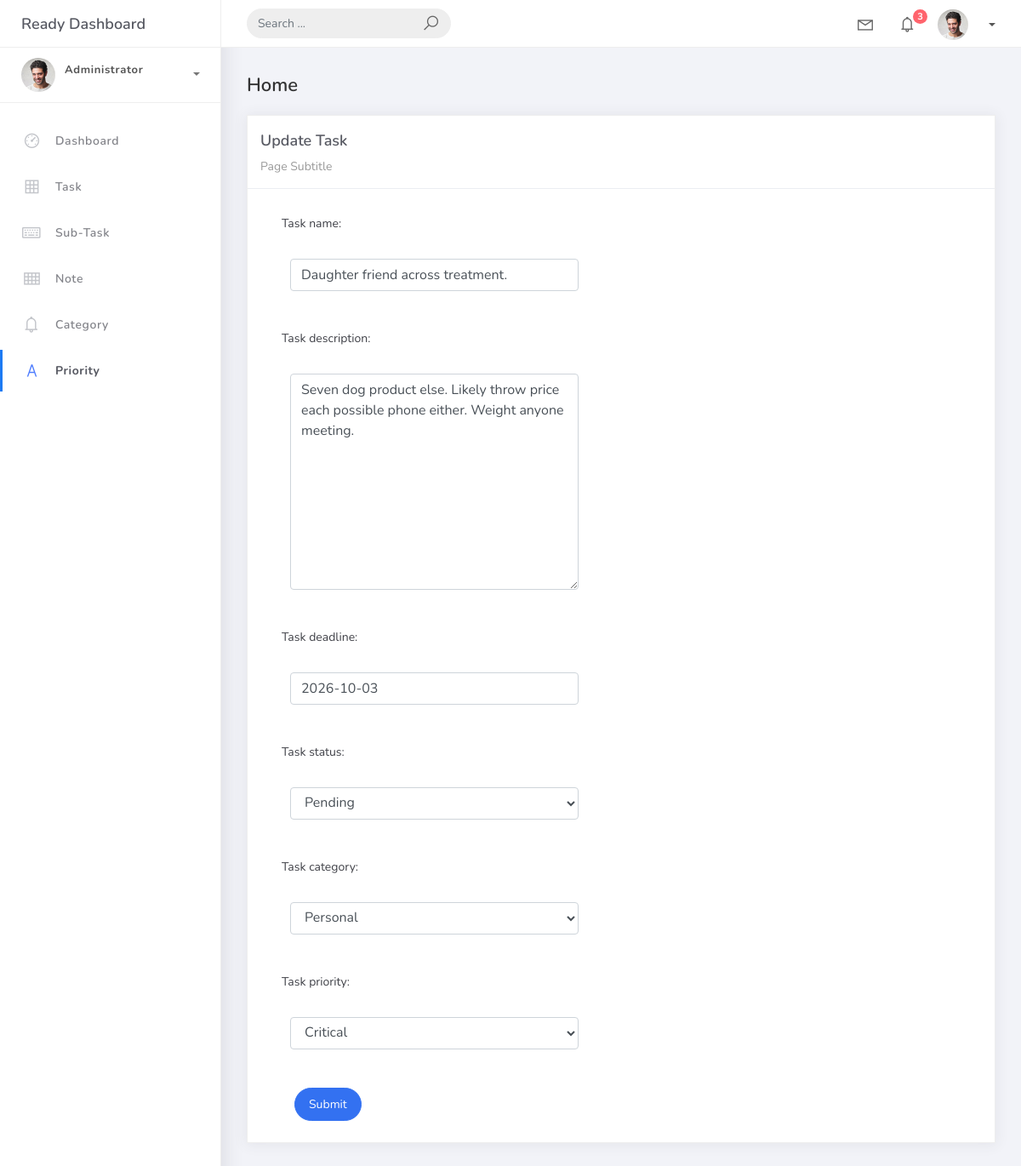
Screenshot of /task_list/7 with the database file from the repository.
### hangarin/models.py (models this page shows, shortened)
class BaseModel(models.Model):
    created_at = models.DateTimeField(auto_now_add=True, db_index=True)
    updated_at = models.DateTimeField(auto_now=True)
    class Meta:
        abstract = True

class Task(BaseModel):
    task_name = models.CharField(max_length=150)
    task_description = models.TextField(max_length=200)
    task_deadline = models.DateField()
    task_status = models.CharField(max_length=50,choices=[("Pending", "Pending"),("In Progress ", "In Progress"),("Completed", "Completed"), ],default="pending")
    task_category = models.ForeignKey(Category, on_delete=models.CASCADE)
    task_priority = models.ForeignKey(Priority, on_delete=models.CASCADE)

### hangarin/views.py (the view)
# urls.py: path('task_list/<pk>',TaskUpdateView.as_view(), name='task-update'),
class TaskUpdateView(UpdateView):
    model = Task
    form_class = TaskForm
    template_name = 'task_form.html'
    success_url = reverse_lazy('task-list')

### hangarin/forms.py
class TaskForm(ModelForm):
    class Meta:
        model = Task
        fields = "__all__"

### hangarin/models.py (called while the page is built)
    def __str__(self):
        return self.priority_name

    def __str__(self):
            return self.category_name

### templates/task_form.html (shortened to what this page needs)
{% extends 'base.html' %} {% load static %} {% block content %}
<div class="content">
    <div class="container-fluid">
        <h4 class="page-title">Home</h4>
        <div class="row">
            <div class="col-md-12">
                <div class="card">
                    <div class="card-header">
                        <div class="card-title">{% if object %}Update Task {% else %} Add New
                            Task {% endif %}</div>
                        <div class="card-category">Page Subtitle</div>
                    </div>
                    <div class="col-md-6">
                        <div class="card-body">
                            <form class="" action="" method="post" novalidate>
                                {% csrf_token %} {% include 'includes/form.html' %}
                                <div class="form-group">
                                    <div class="col-md-12 col-sm-3">
                                        <button type="submit" class="btn btn-primary btn-rounded">Submit</button>
                                    </div>
                                </div>
                        </div>
                    </div>
                </div>
            </div>
        </div>
    </div>
</div>
</div>
{% endblock %}

### templates/includes/form.html (shortened to what this page needs)
{% load widget_tweaks %}
{% for field in form %}
<div class="field item form-group">
    <label>{{ field.label_tag }}</label>
    <div class="form-group">
        {% render_field field class="form-control" %}
    </div>
</div>
{% endfor %}

### rows the page displays
Task: task_name "Daughter friend across treatment." "Seven dog product else. Likely throw price each possible phone either. Weight anyone meeting." "2026-10-03" "Pending" "Personal" "Critical"

### other values shown
{{ field.label_tag }} "Task name:" "Task description:" "Task deadline:" "Task status:" "Task category:" "Task priority:"
